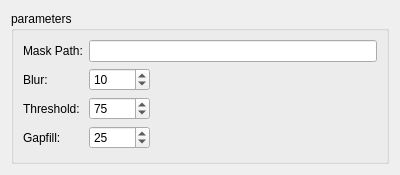
<?xml version="1.0" encoding="UTF-8"?>
<ui version="4.0">
 <class>Dialog_bbRenderBox_Params_Mask</class>
 <widget class="QDialog" name="Dialog_bbRenderBox_Params_Mask">
  <property name="geometry">
   <rect>
    <x>0</x>
    <y>0</y>
    <width>400</width>
    <height>175</height>
   </rect>
  </property>
  <property name="sizePolicy">
   <sizepolicy hsizetype="Preferred" vsizetype="Preferred">
    <horstretch>0</horstretch>
    <verstretch>0</verstretch>
   </sizepolicy>
  </property>
  <property name="maximumSize">
   <size>
    <width>16777215</width>
    <height>175</height>
   </size>
  </property>
  <property name="windowTitle">
   <string>Automask Parameters</string>
  </property>
  <layout class="QVBoxLayout" name="verticalLayout">
   <item>
    <widget class="QGroupBox" name="groupBox">
     <property name="title">
      <string>parameters</string>
     </property>
     <layout class="QGridLayout" name="gridLayout">
      <item row="0" column="0">
       <widget class="QLabel" name="label">
        <property name="text">
         <string>Mask Path:</string>
        </property>
       </widget>
      </item>
      <item row="0" column="1" colspan="2">
       <widget class="QLineEdit" name="lineEdit_maskPath"/>
      </item>
      <item row="1" column="0">
       <widget class="QLabel" name="label_2">
        <property name="text">
         <string>Blur:</string>
        </property>
       </widget>
      </item>
      <item row="1" column="1">
       <widget class="QSpinBox" name="spinBox_blur">
        <property name="maximum">
         <number>10000</number>
        </property>
        <property name="value">
         <number>10</number>
        </property>
       </widget>
      </item>
      <item row="1" column="2">
       <spacer name="horizontalSpacer">
        <property name="orientation">
         <enum>Qt::Horizontal</enum>
        </property>
        <property name="sizeHint" stdset="0">
         <size>
          <width>243</width>
          <height>20</height>
         </size>
        </property>
       </spacer>
      </item>
      <item row="2" column="0">
       <widget class="QLabel" name="label_3">
        <property name="text">
         <string>Threshold:</string>
        </property>
       </widget>
      </item>
      <item row="2" column="1">
       <widget class="QSpinBox" name="spinBox_threshold">
        <property name="maximum">
         <number>10000</number>
        </property>
        <property name="value">
         <number>75</number>
        </property>
       </widget>
      </item>
      <item row="2" column="2">
       <spacer name="horizontalSpacer_3">
        <property name="orientation">
         <enum>Qt::Horizontal</enum>
        </property>
        <property name="sizeHint" stdset="0">
         <size>
          <width>243</width>
          <height>20</height>
         </size>
        </property>
       </spacer>
      </item>
      <item row="3" column="0">
       <widget class="QLabel" name="label_4">
        <property name="text">
         <string>Gapfill:</string>
        </property>
       </widget>
      </item>
      <item row="3" column="1">
       <widget class="QSpinBox" name="spinBox_gapfill">
        <property name="maximum">
         <number>10000</number>
        </property>
        <property name="value">
         <number>25</number>
        </property>
       </widget>
      </item>
      <item row="3" column="2">
       <spacer name="horizontalSpacer_2">
        <property name="orientation">
         <enum>Qt::Horizontal</enum>
        </property>
        <property name="sizeHint" stdset="0">
         <size>
          <width>243</width>
          <height>20</height>
         </size>
        </property>
       </spacer>
      </item>
     </layout>
    </widget>
   </item>
  </layout>
 </widget>
 <resources/>
 <connections/>
</ui>
